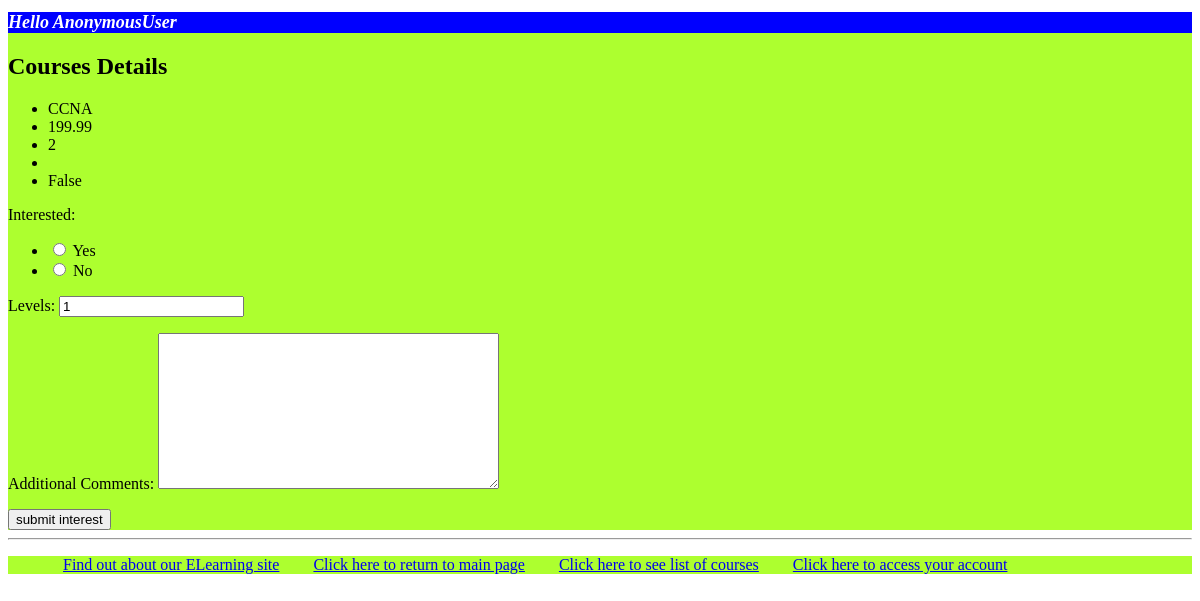
The app's page /myapp/courses/1 with its own data.
### myapp/models.py (models this page shows, shortened)
class Course(models.Model):
    topic = models.ForeignKey(Topic, related_name='courses', on_delete=models.CASCADE)
    name = models.CharField(max_length=200)
    price = models.DecimalField(max_digits=10, decimal_places=2)
    for_everyone = models.BooleanField(default=True)
    description = models.TextField(max_length=300, null=True, blank=True)
    interested = models.PositiveIntegerField(default=0)
    stages = models.PositiveIntegerField(default=3)

### myapp/views.py (the view)
# urls.py: path(r'courses/<int:cour_id>', views.coursedetail, name='course_detail'),
def coursedetail(request, cour_id):
    course = get_object_or_404(Course, pk=cour_id)
    if request.method == 'POST':
        form = InterestForm(request.POST)
        if form.is_valid():
            data = form.cleaned_data
            if data['interested'] == 1:
                course.interested += 1
            course.save()
            return redirect('myapp:index')
    elif request.method == 'GET':
        form = InterestForm()
        return render(request, 'myapp/coursedetail.html/', {'form': form, 'course': course})

### myapp/forms.py
class InterestForm(forms.Form):
    interested_choices = ((1, 'Yes'), (0, 'No'))
    interested = forms.IntegerField(widget=forms.RadioSelect(choices=interested_choices))
    levels = forms.IntegerField(initial=1,min_value=1)
    comments = forms.CharField(widget=forms.Textarea, required=False, label='Additional Comments')

### myapp/templates/myapp/coursedetail.html (shortened to what this page needs)
{% extends 'myapp/base.html' %}
{% block body_block %}
       {% if course %}
        <h2>Courses Details</h2>
            <ul>
            <li> {{ course.name}}</li>
            <li> {{ course.price}}</li>
            <li> {{ course.interested}}</li>
            <li> {{ course.description}}</li>
            <li> {{ course.for_everyone}}</li>
            </ul>
           <form action="/myapp/courses/{{ course.pk }}" method="post">
                {{ form.as_p }}
                <input type="submit" value="submit interest" />
            </form>
    {% else %}
         <strong>There are no available courses with given id!</strong>
    {% endif %}
{% endblock %}

### records on screen
Course: name "CCNA", price "199.99", interested "2", for_everyone "False"

### other values on screen
{{ request.user }} "AnonymousUser"
